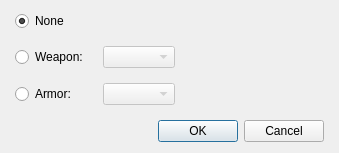
<?xml version="1.0" encoding="UTF-8"?>
<ui version="4.0">
 <class>DialogSystemHeroTroopBattleTestEquipment</class>
 <widget class="QDialog" name="DialogSystemHeroTroopBattleTestEquipment">
  <property name="geometry">
   <rect>
    <x>0</x>
    <y>0</y>
    <width>339</width>
    <height>153</height>
   </rect>
  </property>
  <property name="windowTitle">
   <string>Dialog</string>
  </property>
  <layout class="QGridLayout" name="gridLayout_2">
   <property name="leftMargin">
    <number>15</number>
   </property>
   <property name="topMargin">
    <number>10</number>
   </property>
   <property name="rightMargin">
    <number>15</number>
   </property>
   <property name="bottomMargin">
    <number>10</number>
   </property>
   <item row="0" column="0">
    <layout class="QVBoxLayout" name="verticalLayout" stretch="1,0">
     <property name="spacing">
      <number>15</number>
     </property>
     <item>
      <layout class="QGridLayout" name="gridLayout">
       <item row="0" column="0">
        <widget class="QRadioButton" name="radioButtonNone">
         <property name="text">
          <string>None</string>
         </property>
         <property name="checked">
          <bool>true</bool>
         </property>
        </widget>
       </item>
       <item row="0" column="1">
        <spacer name="horizontalSpacer">
         <property name="orientation">
          <enum>Qt::Horizontal</enum>
         </property>
         <property name="sizeHint" stdset="0">
          <size>
           <width>218</width>
           <height>20</height>
          </size>
         </property>
        </spacer>
       </item>
       <item row="1" column="0">
        <widget class="QRadioButton" name="radioButtonWeapon">
         <property name="text">
          <string>Weapon:</string>
         </property>
        </widget>
       </item>
       <item row="1" column="1">
        <layout class="QHBoxLayout" name="horizontalLayout">
         <item>
          <widget class="QComboBox" name="comboBoxWeapon">
           <property name="enabled">
            <bool>false</bool>
           </property>
          </widget>
         </item>
         <item>
          <spacer name="horizontalSpacer_2">
           <property name="orientation">
            <enum>Qt::Horizontal</enum>
           </property>
           <property name="sizeHint" stdset="0">
            <size>
             <width>128</width>
             <height>20</height>
            </size>
           </property>
          </spacer>
         </item>
        </layout>
       </item>
       <item row="2" column="0">
        <widget class="QRadioButton" name="radioButtonArmor">
         <property name="text">
          <string>Armor:</string>
         </property>
        </widget>
       </item>
       <item row="2" column="1">
        <layout class="QHBoxLayout" name="horizontalLayout_2">
         <item>
          <widget class="QComboBox" name="comboBoxArmor">
           <property name="enabled">
            <bool>false</bool>
           </property>
          </widget>
         </item>
         <item>
          <spacer name="horizontalSpacer_3">
           <property name="orientation">
            <enum>Qt::Horizontal</enum>
           </property>
           <property name="sizeHint" stdset="0">
            <size>
             <width>128</width>
             <height>20</height>
            </size>
           </property>
          </spacer>
         </item>
        </layout>
       </item>
      </layout>
     </item>
     <item>
      <widget class="QDialogButtonBox" name="buttonBox">
       <property name="orientation">
        <enum>Qt::Horizontal</enum>
       </property>
       <property name="standardButtons">
        <set>QDialogButtonBox::Cancel|QDialogButtonBox::Ok</set>
       </property>
      </widget>
     </item>
    </layout>
   </item>
  </layout>
 </widget>
 <resources/>
 <connections>
  <connection>
   <sender>buttonBox</sender>
   <signal>accepted()</signal>
   <receiver>DialogSystemHeroTroopBattleTestEquipment</receiver>
   <slot>accept()</slot>
   <hints>
    <hint type="sourcelabel">
     <x>248</x>
     <y>254</y>
    </hint>
    <hint type="destinationlabel">
     <x>157</x>
     <y>274</y>
    </hint>
   </hints>
  </connection>
  <connection>
   <sender>buttonBox</sender>
   <signal>rejected()</signal>
   <receiver>DialogSystemHeroTroopBattleTestEquipment</receiver>
   <slot>reject()</slot>
   <hints>
    <hint type="sourcelabel">
     <x>316</x>
     <y>260</y>
    </hint>
    <hint type="destinationlabel">
     <x>286</x>
     <y>274</y>
    </hint>
   </hints>
  </connection>
 </connections>
</ui>
